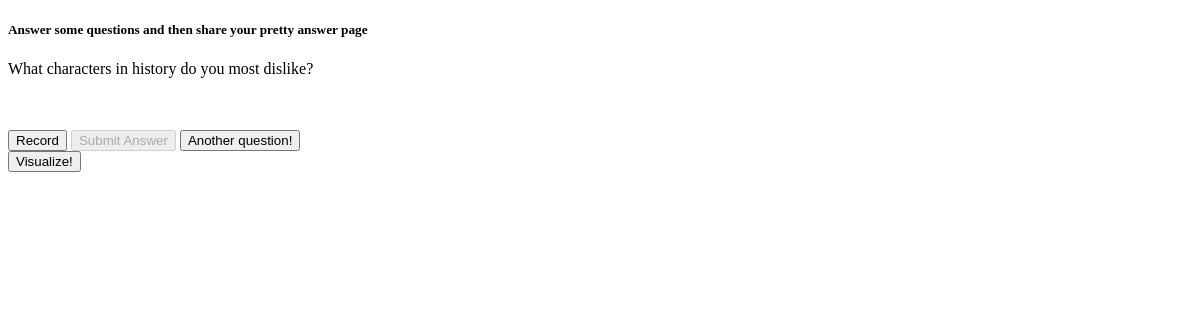
The page /users/4 on the database as committed earlier.
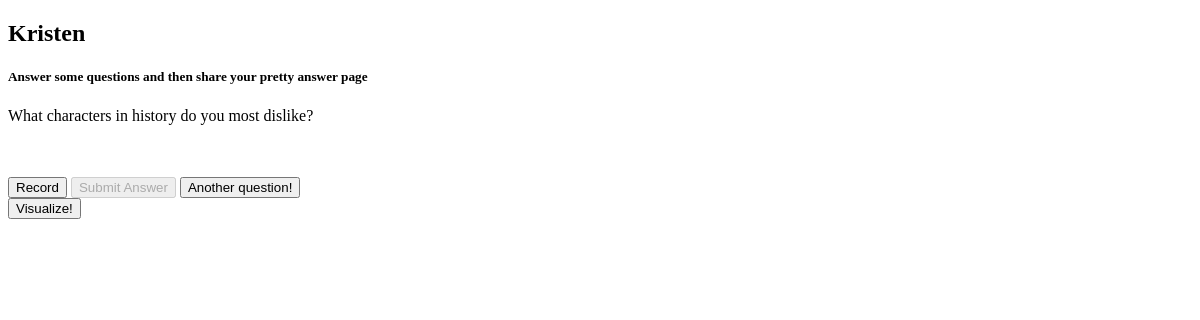
The same page on the database as committed later.
### model.py (models this page shows, shortened)
class Question(db.Model):
    __tablename__ = "questions"
    question_id = db.Column(db.Integer, autoincrement=True, primary_key=True)
    question_text = db.Column(db.String(500))
    category_id = db.Column(db.Integer, db.ForeignKey('categories.category_id'))
    category = db.relationship("Category",
                          backref=db.backref("questions", order_by=question_id))

class User(db.Model):
    __tablename__ = "users"
    user_id = db.Column(db.Integer, autoincrement=True, primary_key=True)
    email = db.Column(db.String(64), nullable=True)
    password = db.Column(db.String(64), nullable=True)
    first_name = db.Column(db.String(80))
    last_name = db.Column(db.String(80))

### server.py (the view)
@app.route("/users/<int:user_id>", methods=['GET'])
def user_profile(user_id):
    all_questions = db.session.query(Question.question_text, Question.question_id).all()
    unformatted_question = random.choice(all_questions)
    question_text = str(unformatted_question[0])
    question_id = unformatted_question[1]
    user = User.query.get(user_id)
    session["question_id"] = question_id
    return render_template("user_alarm.html", user=user, question=question_text, question_id=question_id)

### templates/user_alarm.html (shortened to what this page needs)
<!DOCTYPE html>
<html>
<head>
</head>
<body>
  <h2>{{ user.first_name }}</h2>
  <h5>Answer some questions and then share your pretty answer page</h5>
  <p>{{ question }}</p>
  <br><br>
  <button onclick="startRecording(this);">Record</button>
  <button id="submit_answer" onclick="stopRecording(this);" disabled>Submit Answer</button>
  <button id="next_question">Another question!</button>
  <form action="/visualize" method="GET">
  <input type="submit" value="Visualize!">
  </form>
</body>
</html>

Rows that differ between the two databases and show on the page:
added User: first_name "Kristen"
